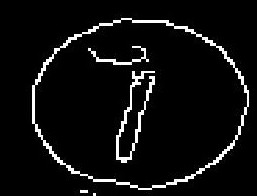
%> input picture test_images/cir1.jpg, 257 x 196 px
$ octave test_harris.m   (GNU Octave 9; MATLAB toolbox functions it lacks are replaced by stand-ins)
%> lines starting %> are read from the running program, lines starting %| are printed output that depends on the picture
% read in the image
I = imread('../test_images/cir1.jpg');
%> I is the input picture: size 196x257x3 uint8; min 0, max 255, mean 15.2
BW = rgb2gray(I);
G = imgaussfilt(BW,.5);
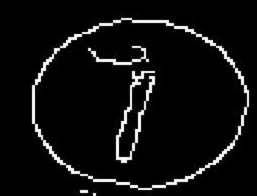
%> G: size 196x257 uint8; min 0, max 255, mean 15.2; mean of the top-left, top-right, bottom-left and bottom-right quarters 12.2, 18, 14.9, 15.5
Ed = imdilate(G,strel('disk',5));
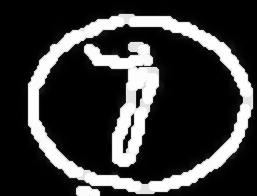
%> Ed: size 196x257 uint8; min 0, max 255, mean 58
%figure, imshow(BW), hold off;
figure, imshow(Ed), hold on;

% use Harris corner detection to find the corners in the image
C = corner(Ed,'Harris','SensitivityFactor',.1);
%> C = 200 rows, first 12: [125 153; 137 108; 138 54; 138 68; 142 90; 128 70; 134 116; 127 25; 200 30; 200 179; 153 66; 144 66]
numC = length(C(:,1));
%> numC = 200
plot(C(:,1), C(:,2), 'r*');

% find the centroid of the corners
x_sum = sum(C(:,1));
%> x_sum = 28699
y_sum = sum(C(:,2));
%> y_sum = 21894

x_avg = x_sum/length(C(:,1));
%> x_avg = 143.5
y_avg = y_sum/length(C(:,2));
%> y_avg = 109.5

plot(x_avg, y_avg, 'b*');

% find the distances of all the corner points from the centroid
dist = zeros(length(C(:,1)),2);
for i = 1:length(C(:,1))
    dist(i) = sqrt((C(i,1) - x_avg)^2 + (C(i,2) - y_avg)^2);
end
%> after the loop, dist = 200 rows, first 12: [47.3 0; 6.66 0; 55.74 0; 41.83 0; 19.53 0; 42.4 0; 11.52 0; 86.07 0; 97.51 0; 89.59 0; 44.5 0; 43.47 0]
dist_third = sum(dist)/length(dist) - sum(dist)/(6*length(dist));
%> dist_third = [61.79 0]

% visualize avg distance as a circle with radius dist_third
for i=0:.01:2*pi
    xp=dist_third*cos(i);
    yp=dist_third*sin(i);
    plot(x_avg + xp, y_avg + yp, 'b.');
end
%> this loop made 629 passes
%> (xp, yp) on passes 1 to 3: ([61.79 0], [0 0]), ([61.78 0], [0.618 0]), ([61.77 0], [1.24 0])

% classify outer corners as such
outer = [];
for i=1:length(C(:,1))
    if dist(i) > dist_third
        outer = [outer; C(i,1) C(i,2)];
    end
end
%> this loop made 200 passes
%> outer on passes 8, 9, 10, 16, 17, 23: [127 25], [127 25; 200 30], [127 25; 200 30; 200 179], [127 25; 200 30; 200 179; 93 188], [127 25; 200 30; 200 179; 93 188; 89 186], [127 25; 200 30; 200 179; 93 188; 89 186; 98 189]
%> after the loop, outer = 140 rows, first 12: [127 25; 200 30; 200 179; 93 188; 89 186; 98 189; 237 122; 181 34; 85 171; 103 55; 135 193; 188 172]
if ~isempty(outer)
    for i=1:length(outer(:,1))
        plot(outer(i,1),outer(i,2),'y*');
    end
%> this loop made 140 passes
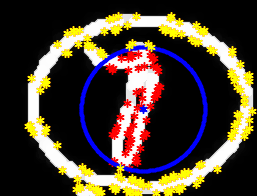
%> figure redrawn from the program's plot data
end

% tell me what you find pls
% note: need to find a way to more accurately classify corners
fprintf('%d corners identified\n%d outer corners\n', length(dist), length(outer));
%| 200 corners identified
%| 140 outer corners

$ run again, with test_images/1.jpg copied over test_images/cir1.jpg
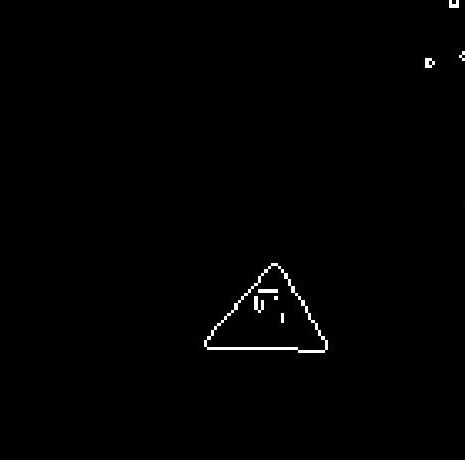
%> input picture test_images/1.jpg, 465 x 460 px
%> I is the input picture: size 460x465x3 uint8; min 0, max 255, mean 1.6
%> `Ed = imdilate(G,strel('disk',5));`:
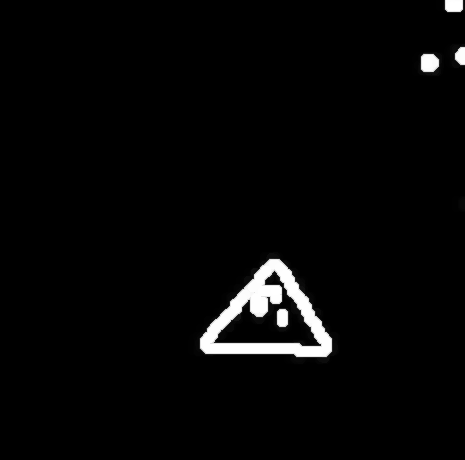
%> Ed: size 460x465 uint8; min 0, max 255, mean 6.6
%> C = 149 rows, first 12: [321 345; 269 298; 275 273; 249 301; 216 342; 266 285; 326 332; 284 284; 207 332; 254 279; 316 316; 301 311]
%> numC = 149
%> x_sum = 46429
%> y_sum = 38802
%> x_avg = 311.6
%> y_avg = 260.4
%> the loop `for i = 1:length(C(:,1))` made 149 passes
%> after the loop `for i = 1:length(C(:,1))`: dist = 149 rows, first 12: [85.1 0; 56.81 0; 38.71 0; 74.61 0; 125.7 0; 51.81 0; 73.02 0; 36.31 0; 126.8 0; 60.53 0; 55.76 0; 51.68 0]
%> dist_third = [86.39 0]
%> the loop `for i=0:.01:2*pi` made 629 passes
%> (xp, yp) on passes 1 to 3: ([86.39 0], [0 0]), ([86.39 0], [0.864 0]), ([86.38 0], [1.73 0])
%> the loop `for i=1:length(C(:,1))` made 149 passes
%> outer on passes 5, 9, 16, 22, 24, 27: [216 342], [216 342; 207 332], [216 342; 207 332; 232 321], [216 342; 207 332; 232 321; 221 330], [216 342; 207 332; 232 321; 221 330; 294 355], [216 342; 207 332; 232 321; 221 330; 294 355; 230 306]
%> after the loop `for i=1:length(C(:,1))`: outer = 53 rows, first 12: [216 342; 207 332; 232 321; 221 330; 294 355; 230 306; 464 10; 445 10; 434 54; 206 355; 447 9; 462 9]
%> the loop `for i=1:length(outer(:,1))` made 53 passes
%> after the loop `for i=1:length(outer(:,1))`:
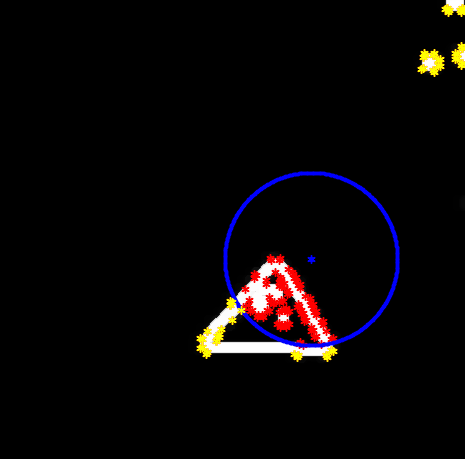
%> figure redrawn from the program's plot data
%| 149 corners identified
%| 53 outer corners
